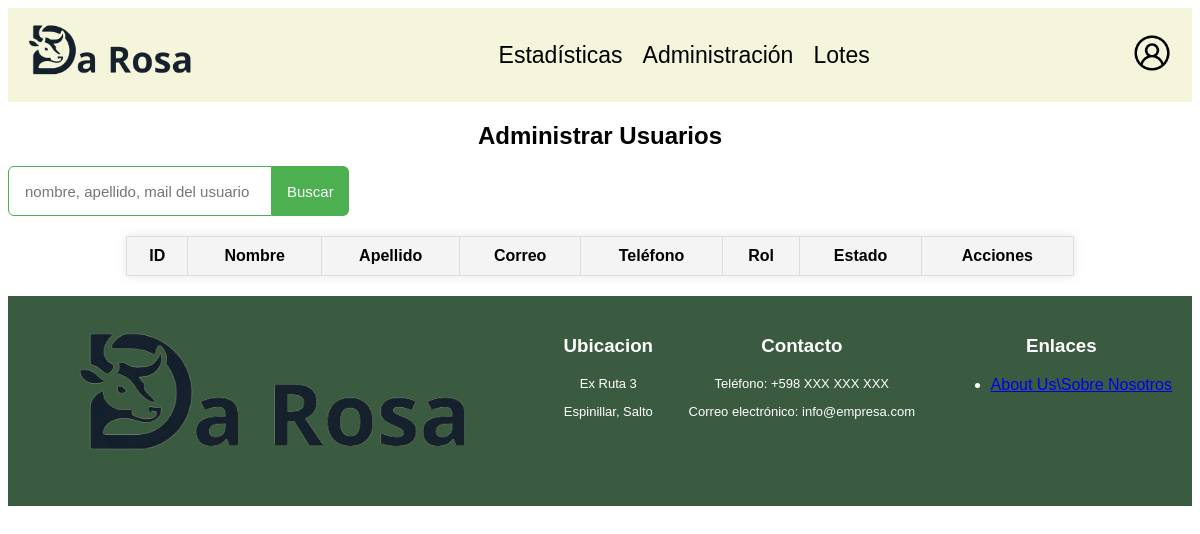
The app's page /paginas/administrar_usuarios.php, older data.
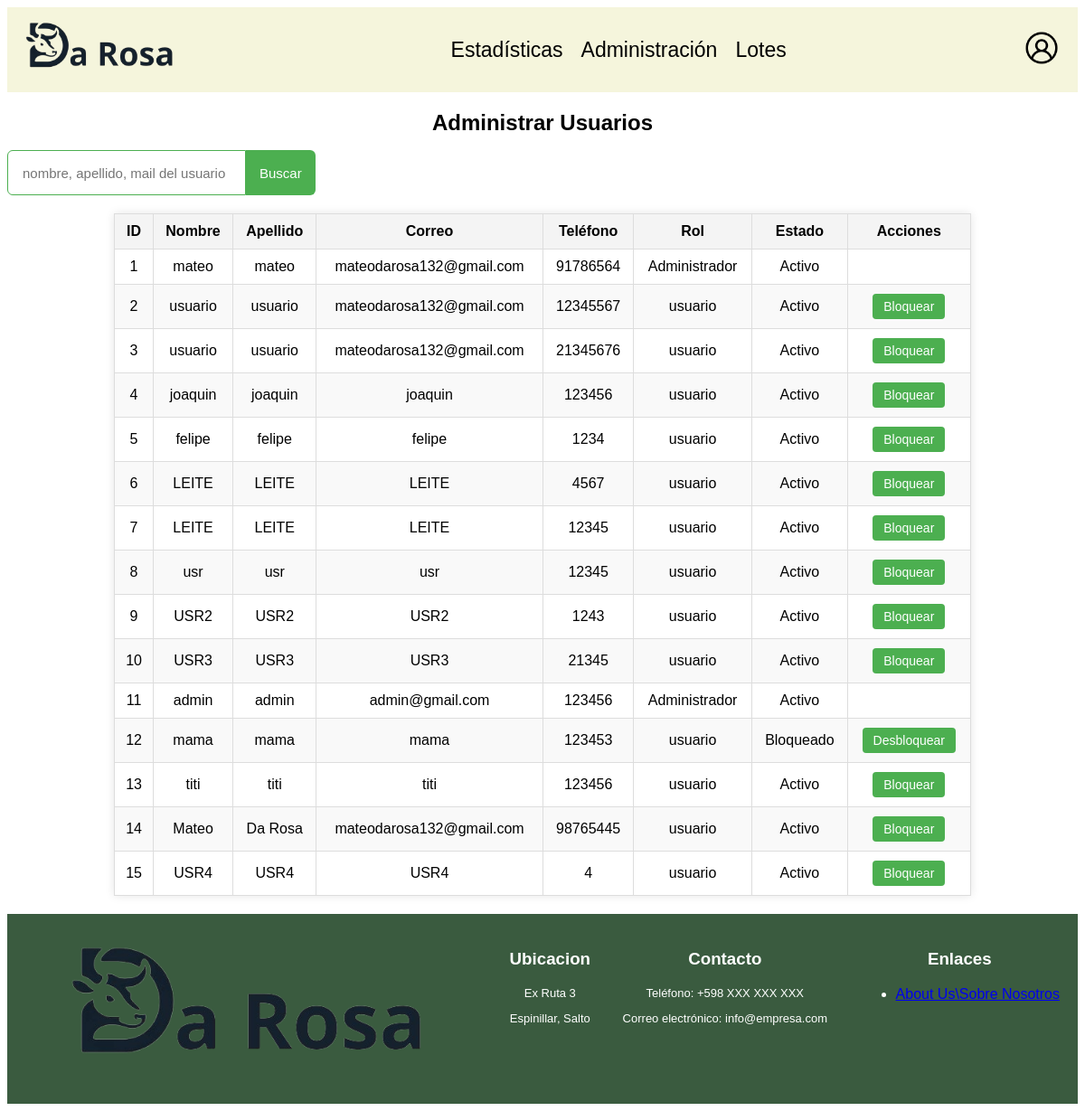
The same page, newer data.
### tables this page shows
CREATE TABLE `usuarios` (
  `id_usuario` int(11) NOT NULL,
  `rol` varchar(20) NOT NULL DEFAULT 'usuario',
  `usuario` varchar(30) DEFAULT NULL,
  `nombre` varchar(30) DEFAULT NULL,
  `apellido` varchar(30) DEFAULT NULL,
  `mail` varchar(50) DEFAULT NULL,
  `telefono` int(11) DEFAULT NULL,
  `contrasena` varchar(100) DEFAULT NULL,
  `bloqueado` tinyint(4) NOT NULL DEFAULT 0
);

### paginas/administrar_usuarios.php (the view, shortened to what this page needs)
<?php
include "../includes/conexion.php";
if($_SERVER['REQUEST_METHOD'] == 'POST' && !empty($_POST["buscar"])){
    $busqueda = $_POST['buscar'];
    $buscar = "SELECT * FROM usuarios WHERE nombre LIKE '%$busqueda%' OR apellido LIKE '%$busqueda%' OR mail LIKE '%$busqueda%'";
    $resultado = mysqli_query($conexion, $buscar);
}else{
    $consulta = "SELECT * FROM usuarios";
    $resultado = mysqli_query($conexion, $consulta);
}
?>
<!DOCTYPE html>
<html lang="es">
<head>
    <link rel="stylesheet" href="../css/administrar_usuarios.css">
</head>
<body>
    <?php include '../includes/headeradmin.php'; ?>
    <h1>Administrar Usuarios</h1>
    <form class="input-group" action="" method="post">
    <input type="text" class="input" name="buscar" placeholder="nombre, apellido, mail del usuario" autocomplete="off">
    <input class="button--submit" value="Buscar" type="submit">
    </form>
    <table>
        <thead>
            <tr>
                <th>ID</th>
                <th>Nombre</th>
                <th>Apellido</th>
                <th>Correo</th>
                <th>Teléfono</th>
                <th>Rol</th>
                <th>Estado</th>
                <th>Acciones</th>
            </tr>
        </thead>
        <tbody>
            <?php while ($usuario = mysqli_fetch_assoc($resultado)) { ?>
                <tr>
                    <td><?php echo $usuario['id_usuario']; ?></td>
                    <td><?php echo $usuario['nombre']; ?></td>
                    <td><?php echo $usuario['apellido']; ?></td>
                    <td><?php echo $usuario['mail']; ?></td>
                    <td><?php echo $usuario['telefono']; ?></td>
                    <td><?php echo $usuario['rol']; ?></td>
                    <td class="estado"><?php echo $usuario['bloqueado'] ? "Bloqueado" : "Activo"; ?></td>
                    <td>
                        <?php if($usuario['rol']=='Administrador'){
                            echo '';
                            }else{ ?>
                        <button class="toggle-status" data-id="<?php echo $usuario['id_usuario']; ?>">
                            <?php echo $usuario['bloqueado'] ? "Desbloquear" : "Bloquear"; ?>
                        </button>
                        <?php } ?>
                    </td>
                </tr>
            <?php } ?>
        </tbody>
    </table>
    <?php include '../includes/footer.php'; ?>
</body>
</html>

Row changes from the older to the newer data that the page shows:
added usuarios: id_usuario "1", nombre "mateo", apellido "mateo", mail "mateodarosa132@gmail.com", telefono "91786564", rol "Administrador", bloqueado "Activo"
added usuarios: id_usuario "2", nombre "usuario", apellido "usuario", mail "mateodarosa132@gmail.com", telefono "12345567", rol "usuario", bloqueado "Activo"
added usuarios: id_usuario "3", nombre "usuario", apellido "usuario", mail "mateodarosa132@gmail.com", telefono "21345676", rol "usuario", bloqueado "Activo"
added usuarios: id_usuario "4", nombre "joaquin", apellido "joaquin", mail "joaquin", telefono "123456", rol "usuario", bloqueado "Activo"
added usuarios: id_usuario "5", nombre "felipe", apellido "felipe", mail "felipe", telefono "1234", rol "usuario", bloqueado "Activo"
added usuarios: id_usuario "6", nombre "LEITE", apellido "LEITE", mail "LEITE", telefono "4567", rol "usuario", bloqueado "Activo"
added usuarios: id_usuario "7", nombre "LEITE", apellido "LEITE", mail "LEITE", telefono "12345", rol "usuario", bloqueado "Activo"
added usuarios: id_usuario "8", nombre "usr", apellido "usr", mail "usr", telefono "12345", rol "usuario", bloqueado "Activo"
added usuarios: id_usuario "9", nombre "USR2", apellido "USR2", mail "USR2", telefono "1243", rol "usuario", bloqueado "Activo"
added usuarios: id_usuario "10", nombre "USR3", apellido "USR3", mail "USR3", telefono "21345", rol "usuario", bloqueado "Activo"
added usuarios: id_usuario "11", nombre "admin", apellido "admin", mail "admin@gmail.com", telefono "123456", rol "Administrador", bloqueado "Activo"
added usuarios: id_usuario "12", nombre "mama", apellido "mama", mail "mama", telefono "123453", rol "usuario", bloqueado "Bloqueado"
added usuarios: id_usuario "13", nombre "titi", apellido "titi", mail "titi", telefono "123456", rol "usuario", bloqueado "Activo"
added usuarios: id_usuario "14", nombre "Mateo", apellido "Da Rosa", mail "mateodarosa132@gmail.com", telefono "98765445", rol "usuario", bloqueado "Activo"
added usuarios: id_usuario "15", nombre "USR4", apellido "USR4", mail "USR4", telefono "4", rol "usuario", bloqueado "Activo"
